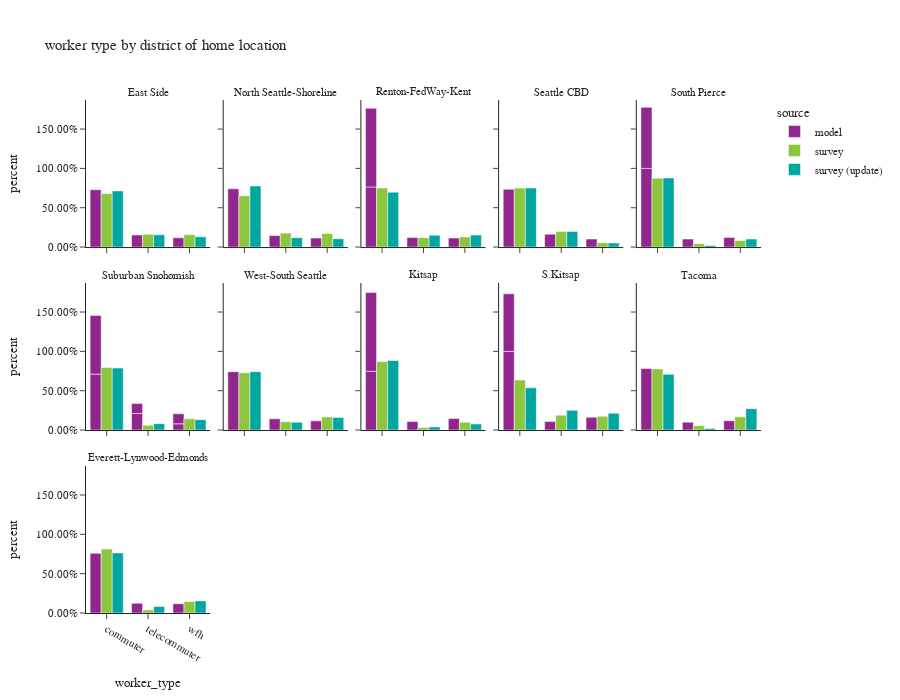

Source (notebook cell):
### Code cell
df_worker_count = workers.groupby(['source','CountyName_hh','district_name_hh','worker_type'])['pdexpfac']. \
    sum().reset_index()
df_worker_count['percent'] = df_worker_count.groupby(['source','CountyName_hh','district_name_hh'], group_keys=False)['pdexpfac']. \
    apply(lambda x: x / float(x.sum()))

df_worker_count_ct = workers.groupby(['source','CountyName_hh','district_name_hh','worker_type'])['pdexpfac'].count().reset_index(). \
    rename(columns={'pdexpfac':'sample count'})
df_worker_count = df_worker_count.merge(df_worker_count_ct, on=['source','CountyName_hh','district_name_hh','worker_type']). \
    rename(columns={'pdexpfac':'total count'})

fig = px.bar(df_worker_count.sort_values(by=['source','CountyName_hh','district_name_hh']), x='worker_type', y="percent",
             facet_col="district_name_hh",facet_col_wrap=5,color="source",
             barmode="group",hover_data=['sample count','total count'],
             title="worker type by district of home location")
fig.for_each_annotation(lambda a: a.update(text = a.text.split("=")[-1]))
fig.update_layout(height=700, width=900, font=dict(size=11))
fig.for_each_yaxis(lambda a: a.update(tickformat = ".2%"))
fig.update_xaxes(categoryorder='array', categoryarray= ['commuter','telecommuter','wfh'])
fig.show()

### Figure 1 — Plotly figure (JSON) as saved in the notebook; plotly's stock layout.template omitted (floating-point values rounded to 4 significant figures)
{"data": [{"alignmentgroup": "True", "customdata": [[281600.0, 281600.0], [59360.0, 59360.0], [45510.0, 45510.0]], "hovertemplate": "source=model<br>district_name_hh=East Side<br>worker_type=%{x}<br>percent=%{y}<br>sample count=%{customdata[0]}<br>total count=%{customdata[1]}<extra></extra>", "legendgroup": "model", "marker": {"color": "#91268F", "pattern": {"shape": ""}}, "name": "model", "offsetgroup": "model", "orientation": "v", "showlegend": true, "textposition": "auto", "type": "bar", "x": ["commuter", "telecommuter", "wfh"], "xaxis": "x11", "y": [0.7287, 0.1536, 0.1177], "yaxis": "y11"}, {"alignmentgroup": "True", "customdata": [[165400.0, 165400.0], [32570.0, 32570.0], [25480.0, 25480.0]], "hovertemplate": "source=model<br>district_name_hh=North Seattle-Shoreline<br>worker_type=%{x}<br>percent=%{y}<br>sample count=%{customdata[0]}<br>total count=%{customdata[1]}<extra></extra>", "legendgroup": "model", "marker": {"color": "#91268F", "pattern": {"shape": ""}}, "name": "model", "offsetgroup": "model", "orientation": "v", "showlegend": false, "textposition": "auto", "type": "bar", "x": ["commuter", "telecommuter", "wfh"], "xaxis": "x12", "y": [0.7402, 0.1458, 0.114], "yaxis": "y12"}, {"alignmentgroup": "True", "customdata": [[260600.0, 260600.0], [41450.0, 41450.0], [39150.0, 39150.0], [7.0, 7.0]], "hovertemplate": "source=model<br>district_name_hh=Renton-FedWay-Kent<br>worker_type=%{x}<br>percent=%{y}<br>sample count=%{customdata[0]}<br>total count=%{customdata[1]}<extra></extra>", "legendgroup": "model", "marker": {"color": "#91268F", "pattern": {"shape": ""}}, "name": "model", "offsetgroup": "model", "orientation": "v", "showlegend": false, "textposition": "auto", "type": "bar", "x": ["commuter", "telecommuter", "wfh", "commuter"], "xaxis": "x13", "y": [0.7638, 0.1215, 0.1147, 1.0], "yaxis": "y13"}, {"alignmentgroup": "True", "customdata": [[121200.0, 121200.0], [27130.0, 27130.0], [16830.0, 16830.0]], "hovertemplate": "source=model<br>district_name_hh=Seattle CBD<br>worker_type=%{x}<br>percent=%{y}<br>sample count=%{customdata[0]}<br>total count=%{customdata[1]}<extra></extra>", "legendgroup": "model", "marker": {"color": "#91268F", "pattern": {"shape": ""}}, "name": "model", "offsetgroup": "model", "orientation": "v", "showlegend": false, "textposition": "auto", "type": "bar", "x": ["commuter", "telecommuter", "wfh"], "xaxis": "x14", "y": [0.7338, 0.1643, 0.1019], "yaxis": "y14"}, {"alignmentgroup": "True", "customdata": [[1.0, 1.0], [218800.0, 218800.0], [28640.0, 28640.0], [34600.0, 34600.0]], "hovertemplate": "source=model<br>district_name_hh=South Pierce<br>worker_type=%{x}<br>percent=%{y}<br>sample count=%{customdata[0]}<br>total count=%{customdata[1]}<extra></extra>", "legendgroup": "model", "marker": {"color": "#91268F", "pattern": {"shape": ""}}, "name": "model", "offsetgroup": "model", "orientation": "v", "showlegend": false, "textposition": "auto", "type": "bar", "x": ["commuter", "commuter", "telecommuter", "wfh"], "xaxis": "x15", "y": [1.0, 0.7757, 0.1016, 0.1227], "yaxis": "y15"}, {"alignmentgroup": "True", "customdata": [[27.0, 27.0], [8.0, 8.0], [3.0, 3.0], [203400.0, 203400.0], [34190.0, 34190.0], [34980.0, 34980.0]], "hovertemplate": "source=model<br>district_name_hh=Suburban Snohomish<br>worker_type=%{x}<br>percent=%{y}<br>sample count=%{customdata[0]}<br>total count=%{customdata[1]}<extra></extra>", "legendgroup": "model", "marker": {"color": "#91268F", "pattern": {"shape": ""}}, "name": "model", "offsetgroup": "model", "orientation": "v", "showlegend": false, "textposition": "auto", "type": "bar", "x": ["commuter", "telecommuter", "wfh", "commuter", "telecommuter", "wfh"], "xaxis": "x6", "y": [0.7105, 0.2105, 0.07895, 0.7462, 0.1254, 0.1283], "yaxis": "y6"}, {"alignmentgroup": "True", "customdata": [[116100.0, 116100.0], [22230.0, 22230.0], [18220.0, 18220.0]], "hovertemplate": "source=model<br>district_name_hh=West-South Seattle<br>worker_type=%{x}<br>percent=%{y}<br>sample count=%{customdata[0]}<br>total count=%{customdata[1]}<extra></extra>", "legendgroup": "model", "marker": {"color": "#91268F", "pattern": {"shape": ""}}, "name": "model", "offsetgroup": "model", "orientation": "v", "showlegend": false, "textposition": "auto", "type": "bar", "x": ["commuter", "telecommuter", "wfh"], "xaxis": "x7", "y": [0.7416, 0.142, 0.1164], "yaxis": "y7"}, {"alignmentgroup": "True", "customdata": [[91550.0, 91550.0], [13150.0, 13150.0], [17900.0, 17900.0], [2.0, 2.0]], "hovertemplate": "source=model<br>district_name_hh=Kitsap<br>worker_type=%{x}<br>percent=%{y}<br>sample count=%{customdata[0]}<br>total count=%{customdata[1]}<extra></extra>", "legendgroup": "model", "marker": {"color": "#91268F", "pattern": {"shape": ""}}, "name": "model", "offsetgroup": "model", "orientation": "v", "showlegend": false, "textposition": "auto", "type": "bar", "x": ["commuter", "telecommuter", "wfh", "commuter"], "xaxis": "x8", "y": [0.7468, 0.1073, 0.146, 1.0], "yaxis": "y8"}, {"alignmentgroup": "True", "customdata": [[1.0, 1.0], [24020.0, 24020.0], [3532.0, 3532.0], [5306.0, 5306.0]], "hovertemplate": "source=model<br>district_name_hh=S.Kitsap<br>worker_type=%{x}<br>percent=%{y}<br>sample count=%{customdata[0]}<br>total count=%{customdata[1]}<extra></extra>", "legendgroup": "model", "marker": {"color": "#91268F", "pattern": {"shape": ""}}, "name": "model", "offsetgroup": "model", "orientation": "v", "showlegend": false, "textposition": "auto", "type": "bar", "x": ["commuter", "commuter", "telecommuter", "wfh"], "xaxis": "x9", "y": [1.0, 0.731, 0.1075, 0.1615], "yaxis": "y9"}, {"alignmentgroup": "True", "customdata": [[103100.0, 103100.0], [13220.0, 13220.0], [15680.0, 15680.0]], "hovertemplate": "source=model<br>district_name_hh=Tacoma<br>worker_type=%{x}<br>percent=%{y}<br>sample count=%{customdata[0]}<br>total count=%{customdata[1]}<extra></extra>", "legendgroup": "model", "marker": {"color": "#91268F", "pattern": {"shape": ""}}, "name": "model", "offsetgroup": "model", "orientation": "v", "showlegend": false, "textposition": "auto", "type": "bar", "x": ["commuter", "telecommuter", "wfh"], "xaxis": "x10", "y": [0.781, 0.1002, 0.1188], "yaxis": "y10"}, {"alignmentgroup": "True", "customdata": [[126000.0, 126000.0], [20490.0, 20490.0], [19650.0, 19650.0]], "hovertemplate": "source=model<br>district_name_hh=Everett-Lynwood-Edmonds<br>worker_type=%{x}<br>percent=%{y}<br>sample count=%{customdata[0]}<br>total count=%{customdata[1]}<extra></extra>", "legendgroup": "model", "marker": {"color": "#91268F", "pattern": {"shape": ""}}, "name": "model", "offsetgroup": "model", "orientation": "v", "showlegend": false, "textposition": "auto", "type": "bar", "x": ["commuter", "telecommuter", "wfh"], "xaxis": "x", "y": [0.7584, 0.1233, 0.1183], "yaxis": "y"}, {"alignmentgroup": "True", "customdata": [[450.0, 238400.0], [218.0, 56790.0], [197.0, 55190.0]], "hovertemplate": "source=survey<br>district_name_hh=East Side<br>worker_type=%{x}<br>percent=%{y}<br>sample count=%{customdata[0]}<br>total count=%{customdata[1]}<extra></extra>", "legendgroup": "survey", "marker": {"color": "#8CC63E", "pattern": {"shape": ""}}, "name": "survey", "offsetgroup": "survey", "orientation": "v", "showlegend": true, "textposition": "auto", "type": "bar", "x": ["commuter", "telecommuter", "wfh"], "xaxis": "x11", "y": [0.6804, 0.1621, 0.1575], "yaxis": "y11"}, {"alignmentgroup": "True", "customdata": [[242.0, 71120.0], [105.0, 19360.0], [110.0, 18720.0]], "hovertemplate": "source=survey<br>district_name_hh=North Seattle-Shoreline<br>worker_type=%{x}<br>percent=%{y}<br>sample count=%{customdata[0]}<br>total count=%{customdata[1]}<extra></extra>", "legendgroup": "survey", "marker": {"color": "#8CC63E", "pattern": {"shape": ""}}, "name": "survey", "offsetgroup": "survey", "orientation": "v", "showlegend": false, "textposition": "auto", "type": "bar", "x": ["commuter", "telecommuter", "wfh"], "xaxis": "x12", "y": [0.6512, 0.1773, 0.1715], "yaxis": "y12"}, {"alignmentgroup": "True", "customdata": [[393.0, 200700.0], [148.0, 32040.0], [161.0, 34500.0]], "hovertemplate": "source=survey<br>district_name_hh=Renton-FedWay-Kent<br>worker_type=%{x}<br>percent=%{y}<br>sample count=%{customdata[0]}<br>total count=%{customdata[1]}<extra></extra>", "legendgroup": "survey", "marker": {"color": "#8CC63E", "pattern": {"shape": ""}}, "name": "survey", "offsetgroup": "survey", "orientation": "v", "showlegend": false, "textposition": "auto", "type": "bar", "x": ["commuter", "telecommuter", "wfh"], "xaxis": "x13", "y": [0.751, 0.1199, 0.1291], "yaxis": "y13"}, {"alignmentgroup": "True", "customdata": [[97.0, 41070.0], [32.0, 10770.0], [26.0, 2986.0]], "hovertemplate": "source=survey<br>district_name_hh=Seattle CBD<br>worker_type=%{x}<br>percent=%{y}<br>sample count=%{customdata[0]}<br>total count=%{customdata[1]}<extra></extra>", "legendgroup": "survey", "marker": {"color": "#8CC63E", "pattern": {"shape": ""}}, "name": "survey", "offsetgroup": "survey", "orientation": "v", "showlegend": false, "textposition": "auto", "type": "bar", "x": ["commuter", "telecommuter", "wfh"], "xaxis": "x14", "y": [0.7491, 0.1964, 0.05447], "yaxis": "y14"}, {"alignmentgroup": "True", "customdata": [[157.0, 182100.0], [30.0, 8589.0], [45.0, 17280.0]], "hovertemplate": "source=survey<br>district_name_hh=South Pierce<br>worker_type=%{x}<br>percent=%{y}<br>sample count=%{customdata[0]}<br>total count=%{customdata[1]}<extra></extra>", "legendgroup": "survey", "marker": {"color": "#8CC63E", "pattern": {"shape": ""}}, "name": "survey", "offsetgroup": "survey", "orientation": "v", "showlegend": false, "textposition": "auto", "type": "bar", "x": ["commuter", "telecommuter", "wfh"], "xaxis": "x15", "y": [0.8756, 0.04129, 0.08307], "yaxis": "y15"}, {"alignmentgroup": "True", "customdata": [[138.0, 125800.0], [40.0, 9791.0], [48.0, 22490.0]], "hovertemplate": "source=survey<br>district_name_hh=Suburban Snohomish<br>worker_type=%{x}<br>percent=%{y}<br>sample count=%{customdata[0]}<br>total count=%{customdata[1]}<extra></extra>", "legendgroup": "survey", "marker": {"color": "#8CC63E", "pattern": {"shape": ""}}, "name": "survey", "offsetgroup": "survey", "orientation": "v", "showlegend": false, "textposition": "auto", "type": "bar", "x": ["commuter", "telecommuter", "wfh"], "xaxis": "x6", "y": [0.7958, 0.06195, 0.1423], "yaxis": "y6"}, {"alignmentgroup": "True", "customdata": [[214.0, 91740.0], [87.0, 13370.0], [79.0, 21050.0]], "hovertemplate": "source=survey<br>district_name_hh=West-South Seattle<br>worker_type=%{x}<br>percent=%{y}<br>sample count=%{customdata[0]}<br>total count=%{customdata[1]}<extra></extra>", "legendgroup": "survey", "marker": {"color": "#8CC63E", "pattern": {"shape": ""}}, "name": "survey", "offsetgroup": "survey", "orientation": "v", "showlegend": false, "textposition": "auto", "type": "bar", "x": ["commuter", "telecommuter", "wfh"], "xaxis": "x7", "y": [0.7272, 0.106, 0.1668], "yaxis": "y7"}, {"alignmentgroup": "True", "customdata": [[107.0, 91950.0], [17.0, 3379.0], [37.0, 10380.0]], "hovertemplate": "source=survey<br>district_name_hh=Kitsap<br>worker_type=%{x}<br>percent=%{y}<br>sample count=%{customdata[0]}<br>total count=%{customdata[1]}<extra></extra>", "legendgroup": "survey", "marker": {"color": "#8CC63E", "pattern": {"shape": ""}}, "name": "survey", "offsetgroup": "survey", "orientation": "v", "showlegend": false, "textposition": "auto", "type": "bar", "x": ["commuter", "telecommuter", "wfh"], "xaxis": "x8", "y": [0.8698, 0.03196, 0.09823], "yaxis": "y8"}, {"alignmentgroup": "True", "customdata": [[30.0, 28680.0], [12.0, 8522.0], [10.0, 7902.0]], "hovertemplate": "source=survey<br>district_name_hh=S.Kitsap<br>worker_type=%{x}<br>percent=%{y}<br>sample count=%{customdata[0]}<br>total count=%{customdata[1]}<extra></extra>", "legendgroup": "survey", "marker": {"color": "#8CC63E", "pattern": {"shape": ""}}, "name": "survey", "offsetgroup": "survey", "orientation": "v", "showlegend": false, "textposition": "auto", "type": "bar", "x": ["commuter", "telecommuter", "wfh"], "xaxis": "x9", "y": [0.6359, 0.1889, 0.1752], "yaxis": "y9"}, {"alignmentgroup": "True", "customdata": [[42.0, 51780.0], [13.0, 3685.0], [8.0, 11180.0]], "hovertemplate": "source=survey<br>district_name_hh=Tacoma<br>worker_type=%{x}<br>percent=%{y}<br>sample count=%{customdata[0]}<br>total count=%{customdata[1]}<extra></extra>", "legendgroup": "survey", "marker": {"color": "#8CC63E", "pattern": {"shape": ""}}, "name": "survey", "offsetgroup": "survey", "orientation": "v", "showlegend": false, "textposition": "auto", "type": "bar", "x": ["commuter", "telecommuter", "wfh"], "xaxis": "x10", "y": [0.7769, 0.05529, 0.1678], "yaxis": "y10"}, {"alignmentgroup": "True", "customdata": [[76.0, 87540.0], [13.0, 4228.0], [29.0, 15890.0]], "hovertemplate": "source=survey<br>district_name_hh=Everett-Lynwood-Edmonds<br>worker_type=%{x}<br>percent=%{y}<br>sample count=%{customdata[0]}<br>total count=%{customdata[1]}<extra></extra>", "legendgroup": "survey", "marker": {"color": "#8CC63E", "pattern": {"shape": ""}}, "name": "survey", "offsetgroup": "survey", "orientation": "v", "showlegend": false, "textposition": "auto", "type": "bar", "x": ["commuter", "telecommuter", "wfh"], "xaxis": "x", "y": [0.8132, 0.03927, 0.1476], "yaxis": "y"}, {"alignmentgroup": "True", "customdata": [[477.0, 235300.0], [231.0, 51320.0], [201.0, 42970.0]], "hovertemplate": "source=survey (update)<br>district_name_hh=East Side<br>worker_type=%{x}<br>percent=%{y}<br>sample count=%{customdata[0]}<br>total count=%{customdata[1]}<extra></extra>", "legendgroup": "survey (update)", "marker": {"color": "#00A7A0", "pattern": {"shape": ""}}, "name": "survey (update)", "offsetgroup": "survey (update)", "orientation": "v", "showlegend": true, "textposition": "auto", "type": "bar", "x": ["commuter", "telecommuter", "wfh"], "xaxis": "x11", "y": [0.7139, 0.1557, 0.1304], "yaxis": "y11"}, {"alignmentgroup": "True", "customdata": [[257.0, 98150.0], [109.0, 15080.0], [112.0, 13380.0]], "hovertemplate": "source=survey (update)<br>district_name_hh=North Seattle-Shoreline<br>worker_type=%{x}<br>percent=%{y}<br>sample count=%{customdata[0]}<br>total count=%{customdata[1]}<extra></extra>", "legendgroup": "survey (update)", "marker": {"color": "#00A7A0", "pattern": {"shape": ""}}, "name": "survey (update)", "offsetgroup": "survey (update)", "orientation": "v", "showlegend": false, "textposition": "auto", "type": "bar", "x": ["commuter", "telecommuter", "wfh"], "xaxis": "x12", "y": [0.7752, 0.1191, 0.1057], "yaxis": "y12"}, {"alignmentgroup": "True", "customdata": [[412.0, 191900.0], [156.0, 41220.0], [165.0, 41970.0]], "hovertemplate": "source=survey (update)<br>district_name_hh=Renton-FedWay-Kent<br>worker_type=%{x}<br>percent=%{y}<br>sample count=%{customdata[0]}<br>total count=%{customdata[1]}<extra></extra>", "legendgroup": "survey (update)", "marker": {"color": "#00A7A0", "pattern": {"shape": ""}}, "name": "survey (update)", "offsetgroup": "survey (update)", "orientation": "v", "showlegend": false, "textposition": "auto", "type": "bar", "x": ["commuter", "telecommuter", "wfh"], "xaxis": "x13", "y": [0.6976, 0.1499, 0.1526], "yaxis": "y13"}, {"alignmentgroup": "True", "customdata": [[104.0, 43030.0], [33.0, 11300.0], [29.0, 3025.0]], "hovertemplate": "source=survey (update)<br>district_name_hh=Seattle CBD<br>worker_type=%{x}<br>percent=%{y}<br>sample count=%{customdata[0]}<br>total count=%{customdata[1]}<extra></extra>", "legendgroup": "survey (update)", "marker": {"color": "#00A7A0", "pattern": {"shape": ""}}, "name": "survey (update)", "offsetgroup": "survey (update)", "orientation": "v", "showlegend": false, "textposition": "auto", "type": "bar", "x": ["commuter", "telecommuter", "wfh"], "xaxis": "x14", "y": [0.7502, 0.197, 0.05273], "yaxis": "y14"}, {"alignmentgroup": "True", "customdata": [[166.0, 174800.0], [29.0, 3873.0], [46.0, 20200.0]], "hovertemplate": "source=survey (update)<br>district_name_hh=South Pierce<br>worker_type=%{x}<br>percent=%{y}<br>sample count=%{customdata[0]}<br>total count=%{customdata[1]}<extra></extra>", "legendgroup": "survey (update)", "marker": {"color": "#00A7A0", "pattern": {"shape": ""}}, "name": "survey (update)", "offsetgroup": "survey (update)", "orientation": "v", "showlegend": false, "textposition": "auto", "type": "bar", "x": ["commuter", "telecommuter", "wfh"], "xaxis": "x15", "y": [0.8789, 0.01947, 0.1016], "yaxis": "y15"}, {"alignmentgroup": "True", "customdata": [[139.0, 143300.0], [40.0, 14730.0], [48.0, 23890.0]], "hovertemplate": "source=survey (update)<br>district_name_hh=Suburban Snohomish<br>worker_type=%{x}<br>percent=%{y}<br>sample count=%{customdata[0]}<br>total count=%{customdata[1]}<extra></extra>", "legendgroup": "survey (update)", "marker": {"color": "#00A7A0", "pattern": {"shape": ""}}, "name": "survey (update)", "offsetgroup": "survey (update)", "orientation": "v", "showlegend": false, "textposition": "auto", "type": "bar", "x": ["commuter", "telecommuter", "wfh"], "xaxis": "x6", "y": [0.7877, 0.08097, 0.1313], "yaxis": "y6"}, {"alignmentgroup": "True", "customdata": [[232.0, 102100.0], [88.0, 13520.0], [85.0, 21990.0]], "hovertemplate": "source=survey (update)<br>district_name_hh=West-South Seattle<br>worker_type=%{x}<br>percent=%{y}<br>sample count=%{customdata[0]}<br>total count=%{customdata[1]}<extra></extra>", "legendgroup": "survey (update)", "marker": {"color": "#00A7A0", "pattern": {"shape": ""}}, "name": "survey (update)", "offsetgroup": "survey (update)", "orientation": "v", "showlegend": false, "textposition": "auto", "type": "bar", "x": ["commuter", "telecommuter", "wfh"], "xaxis": "x7", "y": [0.7419, 0.09826, 0.1598], "yaxis": "y7"}, {"alignmentgroup": "True", "customdata": [[112.0, 89410.0], [17.0, 3999.0], [35.0, 7721.0]], "hovertemplate": "source=survey (update)<br>district_name_hh=Kitsap<br>worker_type=%{x}<br>percent=%{y}<br>sample count=%{customdata[0]}<br>total count=%{customdata[1]}<extra></extra>", "legendgroup": "survey (update)", "marker": {"color": "#00A7A0", "pattern": {"shape": ""}}, "name": "survey (update)", "offsetgroup": "survey (update)", "orientation": "v", "showlegend": false, "textposition": "auto", "type": "bar", "x": ["commuter", "telecommuter", "wfh"], "xaxis": "x8", "y": [0.8841, 0.03955, 0.07634], "yaxis": "y8"}, {"alignmentgroup": "True", "customdata": [[30.0, 11570.0], [12.0, 5396.0], [10.0, 4599.0]], "hovertemplate": "source=survey (update)<br>district_name_hh=S.Kitsap<br>worker_type=%{x}<br>percent=%{y}<br>sample count=%{customdata[0]}<br>total count=%{customdata[1]}<extra></extra>", "legendgroup": "survey (update)", "marker": {"color": "#00A7A0", "pattern": {"shape": ""}}, "name": "survey (update)", "offsetgroup": "survey (update)", "orientation": "v", "showlegend": false, "textposition": "auto", "type": "bar", "x": ["commuter", "telecommuter", "wfh"], "xaxis": "x9", "y": [0.5365, 0.2503, 0.2133], "yaxis": "y9"}, {"alignmentgroup": "True", "customdata": [[43.0, 45980.0], [13.0, 1297.0], [9.0, 17590.0]], "hovertemplate": "source=survey (update)<br>district_name_hh=Tacoma<br>worker_type=%{x}<br>percent=%{y}<br>sample count=%{customdata[0]}<br>total count=%{customdata[1]}<extra></extra>", "legendgroup": "survey (update)", "marker": {"color": "#00A7A0", "pattern": {"shape": ""}}, "name": "survey (update)", "offsetgroup": "survey (update)", "orientation": "v", "showlegend": false, "textposition": "auto", "type": "bar", "x": ["commuter", "telecommuter", "wfh"], "xaxis": "x10", "y": [0.7088, 0.01999, 0.2712], "yaxis": "y10"}, {"alignmentgroup": "True", "customdata": [[83.0, 76280.0], [14.0, 8232.0], [29.0, 15390.0]], "hovertemplate": "source=survey (update)<br>district_name_hh=Everett-Lynwood-Edmonds<br>worker_type=%{x}<br>percent=%{y}<br>sample count=%{customdata[0]}<br>total count=%{customdata[1]}<extra></extra>", "legendgroup": "survey (update)", "marker": {"color": "#00A7A0", "pattern": {"shape": ""}}, "name": "survey (update)", "offsetgroup": "survey (update)", "orientation": "v", "showlegend": false, "textposition": "auto", "type": "bar", "x": ["commuter", "telecommuter", "wfh"], "xaxis": "x", "y": [0.7636, 0.0824, 0.154], "yaxis": "y"}], "layout": {"annotations": [{"font": {}, "showarrow": false, "text": "Everett-Lynwood-Edmonds", "x": 0.092, "xanchor": "center", "xref": "paper", "y": 0.2867, "yanchor": "bottom", "yref": "paper"}, {"font": {}, "showarrow": false, "text": "Suburban Snohomish", "x": 0.092, "xanchor": "center", "xref": "paper", "y": 0.6433, "yanchor": "bottom", "yref": "paper"}, {"font": {}, "showarrow": false, "text": "West-South Seattle", "x": 0.296, "xanchor": "center", "xref": "paper", "y": 0.6433, "yanchor": "bottom", "yref": "paper"}, {"font": {}, "showarrow": false, "text": "Kitsap", "x": 0.5, "xanchor": "center", "xref": "paper", "y": 0.6433, "yanchor": "bottom", "yref": "paper"}, {"font": {}, "showarrow": false, "text": "S.Kitsap", "x": 0.704, "xanchor": "center", "xref": "paper", "y": 0.6433, "yanchor": "bottom", "yref": "paper"}, {"font": {}, "showarrow": false, "text": "Tacoma", "x": 0.908, "xanchor": "center", "xref": "paper", "y": 0.6433, "yanchor": "bottom", "yref": "paper"}, {"font": {}, "showarrow": false, "text": "East Side", "x": 0.092, "xanchor": "center", "xref": "paper", "y": 1.0, "yanchor": "bottom", "yref": "paper"}, {"font": {}, "showarrow": false, "text": "North Seattle-Shoreline", "x": 0.296, "xanchor": "center", "xref": "paper", "y": 1.0, "yanchor": "bottom", "yref": "paper"}, {"font": {}, "showarrow": false, "text": "Renton-FedWay-Kent", "x": 0.5, "xanchor": "center", "xref": "paper", "y": 1.0, "yanchor": "bottom", "yref": "paper"}, {"font": {}, "showarrow": false, "text": "Seattle CBD", "x": 0.704, "xanchor": "center", "xref": "paper", "y": 1.0, "yanchor": "bottom", "yref": "paper"}, {"font": {}, "showarrow": false, "text": "South Pierce", "x": 0.908, "xanchor": "center", "xref": "paper", "y": 1.0, "yanchor": "bottom", "yref": "paper"}], "barmode": "group", "font": {"size": 11}, "height": 700, "legend": {"title": {"text": "source"}, "tracegroupgap": 0}, "title": {"text": "worker type by district of home location"}, "width": 900, "xaxis": {"anchor": "y", "categoryarray": ["commuter", "telecommuter", "wfh"], "categoryorder": "array", "domain": [0.0, 0.184], "title": {"text": "worker_type"}}, "xaxis10": {"anchor": "y10", "categoryarray": ["commuter", "telecommuter", "wfh"], "categoryorder": "array", "domain": [0.816, 1.0], "matches": "x", "showticklabels": false}, "xaxis11": {"anchor": "y11", "categoryarray": ["commuter", "telecommuter", "wfh"], "categoryorder": "array", "domain": [0.0, 0.184], "matches": "x", "showticklabels": false}, "xaxis12": {"anchor": "y12", "categoryarray": ["commuter", "telecommuter", "wfh"], "categoryorder": "array", "domain": [0.204, 0.388], "matches": "x", "showticklabels": false}, "xaxis13": {"anchor": "y13", "categoryarray": ["commuter", "telecommuter", "wfh"], "categoryorder": "array", "domain": [0.408, 0.592], "matches": "x", "showticklabels": false}, "xaxis14": {"anchor": "y14", "categoryarray": ["commuter", "telecommuter", "wfh"], "categoryorder": "array", "domain": [0.612, 0.796], "matches": "x", "showticklabels": false}, "xaxis15": {"anchor": "y15", "categoryarray": ["commuter", "telecommuter", "wfh"], "categoryorder": "array", "domain": [0.816, 1.0], "matches": "x", "showticklabels": false}, "xaxis2": {"anchor": "y2", "categoryarray": ["commuter", "telecommuter", "wfh"], "categoryorder": "array", "domain": [0.204, 0.388], "matches": "x", "title": {"text": "worker_type"}}, "xaxis3": {"anchor": "y3", "categoryarray": ["commuter", "telecommuter", "wfh"], "categoryorder": "array", "domain": [0.408, 0.592], "matches": "x", "title": {"text": "worker_type"}}, "xaxis4": {"anchor": "y4", "categoryarray": ["commuter", "telecommuter", "wfh"], "categoryorder": "array", "domain": [0.612, 0.796], "matches": "x", "title": {"text": "worker_type"}}, "xaxis5": {"anchor": "y5", "categoryarray": ["commuter", "telecommuter", "wfh"], "categoryorder": "array", "domain": [0.816, 1.0], "matches": "x", "title": {"text": "worker_type"}}, "xaxis6": {"anchor": "y6", "categoryarray": ["commuter", "telecommuter", "wfh"], "categoryorder": "array", "domain": [0.0, 0.184], "matches": "x", "showticklabels": false}, "xaxis7": {"anchor": "y7", "categoryarray": ["commuter", "telecommuter", "wfh"], "categoryorder": "array", "domain": [0.204, 0.388], "matches": "x", "showticklabels": false}, "xaxis8": {"anchor": "y8", "categoryarray": ["commuter", "telecommuter", "wfh"], "categoryorder": "array", "domain": [0.408, 0.592], "matches": "x", "showticklabels": false}, "xaxis9": {"anchor": "y9", "categoryarray": ["commuter", "telecommuter", "wfh"], "categoryorder": "array", "domain": [0.612, 0.796], "matches": "x", "showticklabels": false}, "yaxis": {"anchor": "x", "domain": [0.0, 0.2867], "tickformat": ".2%", "title": {"text": "percent"}}, "yaxis10": {"anchor": "x10", "domain": [0.3567, 0.6433], "matches": "y", "showticklabels": false, "tickformat": ".2%"}, "yaxis11": {"anchor": "x11", "domain": [0.7133, 1.0], "matches": "y", "tickformat": ".2%", "title": {"text": "percent"}}, "yaxis12": {"anchor": "x12", "domain": [0.7133, 1.0], "matches": "y", "showticklabels": false, "tickformat": ".2%"}, "yaxis13": {"anchor": "x13", "domain": [0.7133, 1.0], "matches": "y", "showticklabels": false, "tickformat": ".2%"}, "yaxis14": {"anchor": "x14", "domain": [0.7133, 1.0], "matches": "y", "showticklabels": false, "tickformat": ".2%"}, "yaxis15": {"anchor": "x15", "domain": [0.7133, 1.0], "matches": "y", "showticklabels": false, "tickformat": ".2%"}, "yaxis2": {"anchor": "x2", "domain": [0.0, 0.2867], "matches": "y", "showticklabels": false, "tickformat": ".2%"}, "yaxis3": {"anchor": "x3", "domain": [0.0, 0.2867], "matches": "y", "showticklabels": false, "tickformat": ".2%"}, "yaxis4": {"anchor": "x4", "domain": [0.0, 0.2867], "matches": "y", "showticklabels": false, "tickformat": ".2%"}, "yaxis5": {"anchor": "x5", "domain": [0.0, 0.2867], "matches": "y", "showticklabels": false, "tickformat": ".2%"}, "yaxis6": {"anchor": "x6", "domain": [0.3567, 0.6433], "matches": "y", "tickformat": ".2%", "title": {"text": "percent"}}, "yaxis7": {"anchor": "x7", "domain": [0.3567, 0.6433], "matches": "y", "showticklabels": false, "tickformat": ".2%"}, "yaxis8": {"anchor": "x8", "domain": [0.3567, 0.6433], "matches": "y", "showticklabels": false, "tickformat": ".2%"}, "yaxis9": {"anchor": "x9", "domain": [0.3567, 0.6433], "matches": "y", "showticklabels": false, "tickformat": ".2%"}}}
